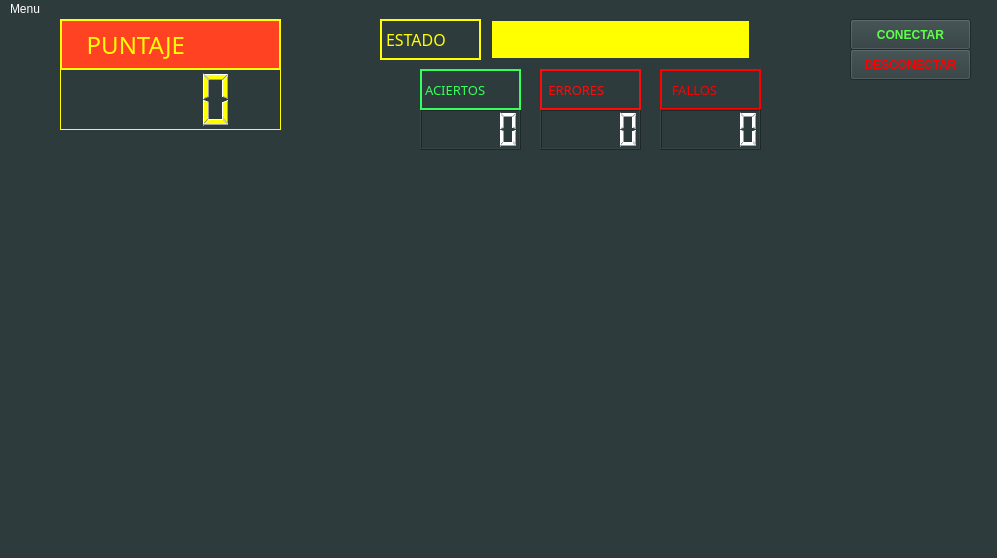
<?xml version="1.0" encoding="UTF-8"?>
<ui version="4.0">
 <class>MainWindow</class>
 <widget class="QMainWindow" name="MainWindow">
  <property name="geometry">
   <rect>
    <x>0</x>
    <y>0</y>
    <width>997</width>
    <height>558</height>
   </rect>
  </property>
  <property name="windowTitle">
   <string>Comunicación entre PC - Mbed</string>
  </property>
  <property name="styleSheet">
   <string notr="true">background-color: rgb(46, 59, 60);
color: rgb(255, 255, 255);</string>
  </property>
  <widget class="QWidget" name="centralwidget">
   <widget class="QLCDNumber" name="lcdNumber">
    <property name="geometry">
     <rect>
      <x>60</x>
      <y>50</y>
      <width>221</width>
      <height>61</height>
     </rect>
    </property>
    <property name="cursor">
     <cursorShape>ArrowCursor</cursorShape>
    </property>
    <property name="layoutDirection">
     <enum>Qt::LeftToRight</enum>
    </property>
    <property name="styleSheet">
     <string notr="true">color: rgb(255, 255, 0);</string>
    </property>
    <property name="frameShape">
     <enum>QFrame::Box</enum>
    </property>
    <property name="frameShadow">
     <enum>QFrame::Plain</enum>
    </property>
    <property name="digitCount">
     <number>4</number>
    </property>
   </widget>
   <widget class="QLabel" name="label">
    <property name="geometry">
     <rect>
      <x>60</x>
      <y>0</y>
      <width>221</width>
      <height>51</height>
     </rect>
    </property>
    <property name="sizePolicy">
     <sizepolicy hsizetype="Preferred" vsizetype="MinimumExpanding">
      <horstretch>0</horstretch>
      <verstretch>0</verstretch>
     </sizepolicy>
    </property>
    <property name="font">
     <font>
      <family>Yu Gothic UI Semibold</family>
      <pointsize>18</pointsize>
      <stylestrategy>PreferDefault</stylestrategy>
      <kerning>true</kerning>
     </font>
    </property>
    <property name="whatsThis">
     <string>&lt;html&gt;&lt;head/&gt;&lt;body&gt;&lt;p align=&quot;center&quot;&gt;&lt;br/&gt;&lt;/p&gt;&lt;/body&gt;&lt;/html&gt;</string>
    </property>
    <property name="styleSheet">
     <string notr="true">background-color: rgb(255, 66, 33);
color: rgb(255, 255, 0);</string>
    </property>
    <property name="frameShape">
     <enum>QFrame::WinPanel</enum>
    </property>
    <property name="text">
     <string>   PUNTAJE</string>
    </property>
    <property name="alignment">
     <set>Qt::AlignLeading|Qt::AlignLeft|Qt::AlignVCenter</set>
    </property>
   </widget>
   <widget class="QLCDNumber" name="lcdNumber_2">
    <property name="geometry">
     <rect>
      <x>420</x>
      <y>90</y>
      <width>101</width>
      <height>41</height>
     </rect>
    </property>
    <property name="frameShape">
     <enum>QFrame::Box</enum>
    </property>
   </widget>
   <widget class="QLCDNumber" name="lcdNumber_3">
    <property name="geometry">
     <rect>
      <x>540</x>
      <y>90</y>
      <width>101</width>
      <height>41</height>
     </rect>
    </property>
   </widget>
   <widget class="QLabel" name="label_2">
    <property name="geometry">
     <rect>
      <x>380</x>
      <y>0</y>
      <width>101</width>
      <height>41</height>
     </rect>
    </property>
    <property name="font">
     <font>
      <family>Yu Gothic UI Semibold</family>
      <pointsize>12</pointsize>
     </font>
    </property>
    <property name="styleSheet">
     <string notr="true">color: rgb(255, 255, 0);</string>
    </property>
    <property name="frameShape">
     <enum>QFrame::WinPanel</enum>
    </property>
    <property name="text">
     <string>ESTADO</string>
    </property>
   </widget>
   <widget class="QLabel" name="label_3">
    <property name="geometry">
     <rect>
      <x>420</x>
      <y>50</y>
      <width>101</width>
      <height>41</height>
     </rect>
    </property>
    <property name="font">
     <font>
      <family>Yu Gothic UI Semibold</family>
      <pointsize>10</pointsize>
     </font>
    </property>
    <property name="styleSheet">
     <string notr="true">color: rgb(52, 255, 93);</string>
    </property>
    <property name="frameShape">
     <enum>QFrame::WinPanel</enum>
    </property>
    <property name="text">
     <string>ACIERTOS</string>
    </property>
   </widget>
   <widget class="QLabel" name="label_4">
    <property name="geometry">
     <rect>
      <x>540</x>
      <y>50</y>
      <width>101</width>
      <height>41</height>
     </rect>
    </property>
    <property name="font">
     <font>
      <family>Yu Gothic UI Semibold</family>
      <pointsize>10</pointsize>
     </font>
    </property>
    <property name="styleSheet">
     <string notr="true">color: rgb(255, 11, 11);</string>
    </property>
    <property name="frameShape">
     <enum>QFrame::WinPanel</enum>
    </property>
    <property name="text">
     <string> ERRORES</string>
    </property>
   </widget>
   <widget class="QLabel" name="label_5">
    <property name="geometry">
     <rect>
      <x>660</x>
      <y>50</y>
      <width>101</width>
      <height>41</height>
     </rect>
    </property>
    <property name="font">
     <font>
      <family>Yu Gothic UI Semibold</family>
      <pointsize>10</pointsize>
     </font>
    </property>
    <property name="styleSheet">
     <string notr="true">color: rgb(255, 0, 0);</string>
    </property>
    <property name="frameShape">
     <enum>QFrame::WinPanel</enum>
    </property>
    <property name="text">
     <string>  FALLOS</string>
    </property>
   </widget>
   <widget class="QLCDNumber" name="lcdNumber_4">
    <property name="geometry">
     <rect>
      <x>660</x>
      <y>90</y>
      <width>101</width>
      <height>41</height>
     </rect>
    </property>
   </widget>
   <widget class="QPushButton" name="pushButton">
    <property name="geometry">
     <rect>
      <x>850</x>
      <y>0</y>
      <width>121</width>
      <height>31</height>
     </rect>
    </property>
    <property name="font">
     <font>
      <weight>75</weight>
      <bold>true</bold>
     </font>
    </property>
    <property name="styleSheet">
     <string notr="true">color: rgb(92, 255, 74);
</string>
    </property>
    <property name="text">
     <string>CONECTAR</string>
    </property>
   </widget>
   <widget class="QPushButton" name="pushButton_2">
    <property name="geometry">
     <rect>
      <x>850</x>
      <y>30</y>
      <width>121</width>
      <height>31</height>
     </rect>
    </property>
    <property name="font">
     <font>
      <weight>75</weight>
      <bold>true</bold>
     </font>
    </property>
    <property name="styleSheet">
     <string notr="true">color: rgb(255, 0, 0);
</string>
    </property>
    <property name="text">
     <string>DESCONECTAR</string>
    </property>
   </widget>
   <widget class="QLabel" name="label_6">
    <property name="geometry">
     <rect>
      <x>490</x>
      <y>0</y>
      <width>261</width>
      <height>41</height>
     </rect>
    </property>
    <property name="font">
     <font>
      <family>Yu Gothic UI Semibold</family>
      <pointsize>12</pointsize>
     </font>
    </property>
    <property name="styleSheet">
     <string notr="true">background-color: rgb(255, 255, 0);
color: rgb(46, 59, 60);
</string>
    </property>
    <property name="frameShape">
     <enum>QFrame::WinPanel</enum>
    </property>
    <property name="text">
     <string/>
    </property>
   </widget>
   <widget class="QWidget" name="widget" native="true">
    <property name="geometry">
     <rect>
      <x>19</x>
      <y>139</y>
      <width>961</width>
      <height>371</height>
     </rect>
    </property>
    <property name="sizePolicy">
     <sizepolicy hsizetype="Preferred" vsizetype="Ignored">
      <horstretch>0</horstretch>
      <verstretch>0</verstretch>
     </sizepolicy>
    </property>
    <property name="font">
     <font>
      <pointsize>10</pointsize>
     </font>
    </property>
    <property name="cursor">
     <cursorShape>CrossCursor</cursorShape>
    </property>
    <property name="autoFillBackground">
     <bool>false</bool>
    </property>
    <property name="styleSheet">
     <string notr="true"/>
    </property>
   </widget>
  </widget>
  <widget class="QStatusBar" name="statusbar"/>
  <widget class="QMenuBar" name="menubar">
   <property name="geometry">
    <rect>
     <x>0</x>
     <y>0</y>
     <width>997</width>
     <height>28</height>
    </rect>
   </property>
   <property name="font">
    <font>
     <weight>50</weight>
     <italic>false</italic>
     <bold>false</bold>
     <underline>false</underline>
     <strikeout>false</strikeout>
     <stylestrategy>PreferDefault</stylestrategy>
    </font>
   </property>
   <property name="cursor">
    <cursorShape>ArrowCursor</cursorShape>
   </property>
   <property name="autoFillBackground">
    <bool>false</bool>
   </property>
   <widget class="QMenu" name="menuMenu">
    <property name="geometry">
     <rect>
      <x>342</x>
      <y>124</y>
      <width>203</width>
      <height>124</height>
     </rect>
    </property>
    <property name="baseSize">
     <size>
      <width>1</width>
      <height>0</height>
     </size>
    </property>
    <property name="font">
     <font>
      <family>Segoe UI</family>
      <weight>50</weight>
      <italic>false</italic>
      <bold>false</bold>
      <underline>false</underline>
      <strikeout>false</strikeout>
      <stylestrategy>PreferDefault</stylestrategy>
     </font>
    </property>
    <property name="title">
     <string>Menu</string>
    </property>
    <widget class="QMenu" name="menuComunicaci_n">
     <property name="font">
      <font>
       <family>Segoe UI</family>
       <weight>50</weight>
       <italic>false</italic>
       <bold>false</bold>
       <underline>false</underline>
       <strikeout>false</strikeout>
       <stylestrategy>PreferDefault</stylestrategy>
      </font>
     </property>
     <property name="mouseTracking">
      <bool>true</bool>
     </property>
     <property name="title">
      <string>Comunicación</string>
     </property>
     <addaction name="actionEscaneo_de_Puertos"/>
     <addaction name="actionDesconectar"/>
     <addaction name="actionConectar"/>
    </widget>
    <addaction name="menuComunicaci_n"/>
    <addaction name="actionSalir"/>
   </widget>
   <addaction name="menuMenu"/>
  </widget>
  <action name="actionSalir">
   <property name="text">
    <string>Salir</string>
   </property>
  </action>
  <action name="actionEscaneo_de_Puertos">
   <property name="text">
    <string>Escaneo de Puertos</string>
   </property>
  </action>
  <action name="actionDesconectar">
   <property name="text">
    <string>Desconectar</string>
   </property>
   <property name="toolTip">
    <string>Desconectar</string>
   </property>
  </action>
  <action name="actionConectar">
   <property name="text">
    <string>Conectar</string>
   </property>
  </action>
 </widget>
 <resources/>
 <connections/>
</ui>
